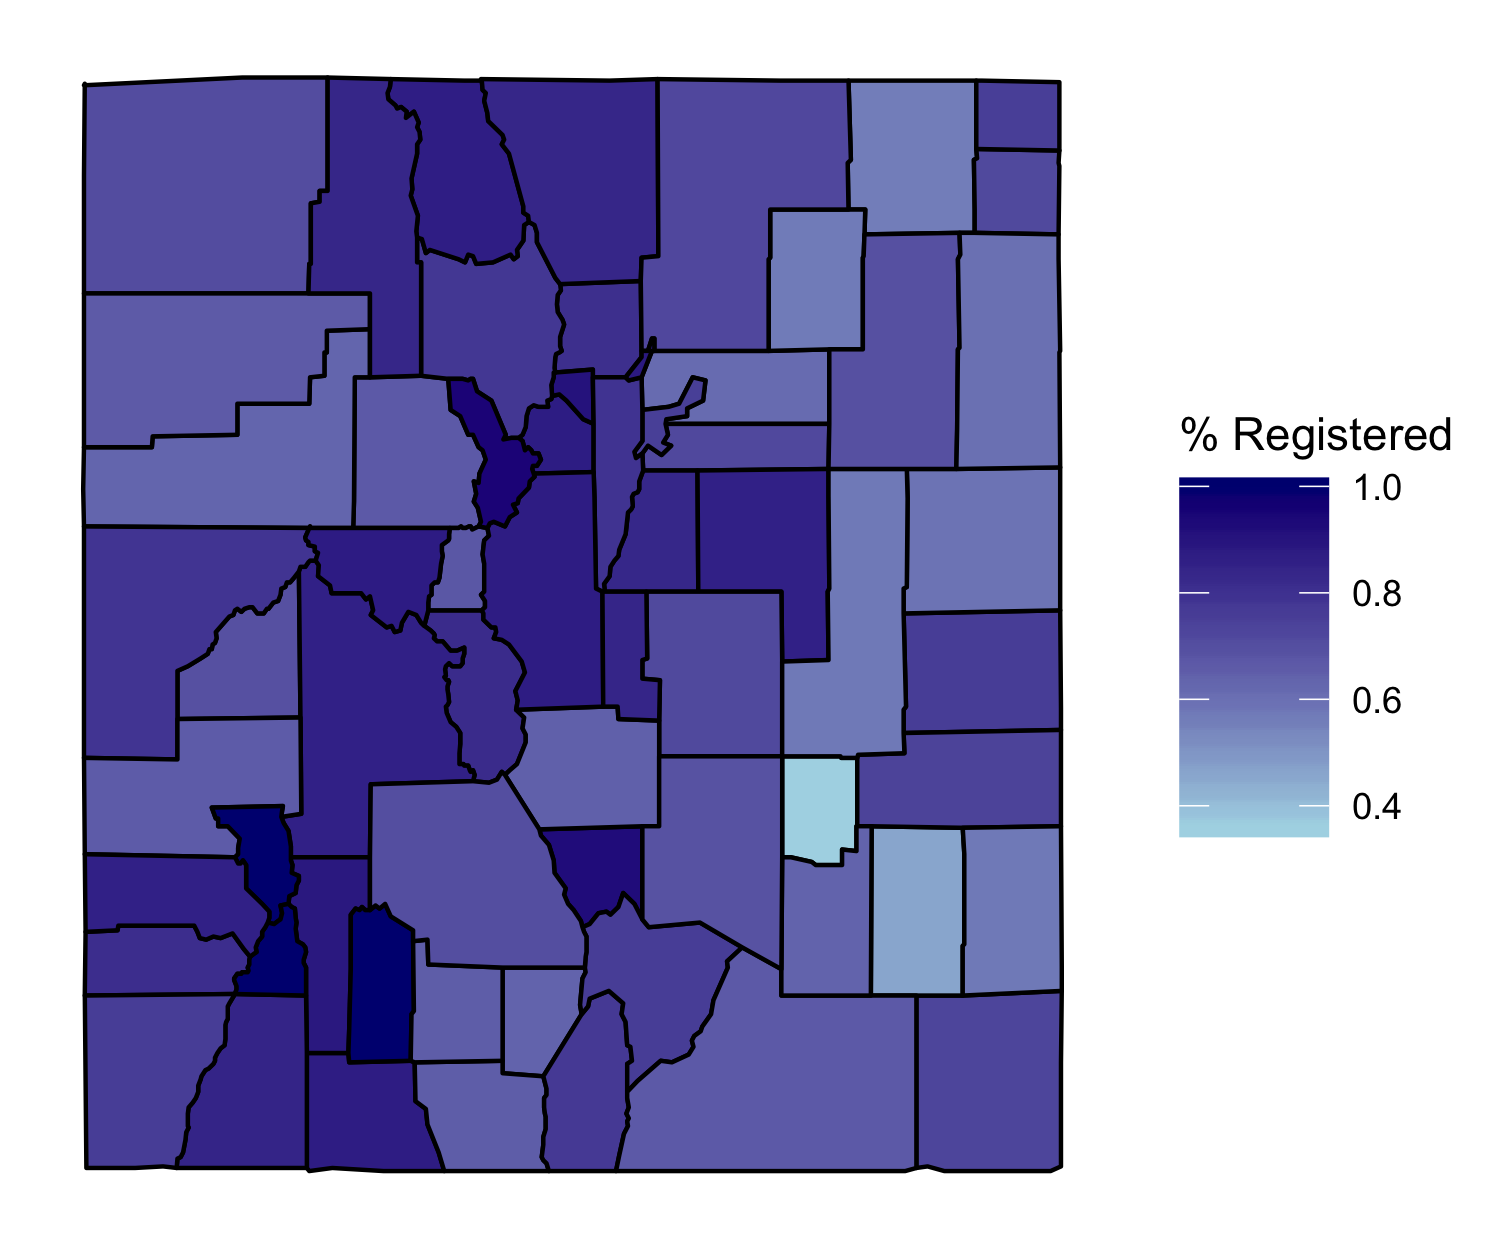

Reproduce this figure in R.
library(tidyverse)
library(lubridate)
library(knitr)
library(plotly)
library(maps)
library(knitr)
library(xtable)
library(mapproj)
library(RColorBrewer)
setwd("/Users/tdounias/Desktop/Reed_Senior_Thesis/Data_and_results")

#Map Data
col <- map_data("county") %>%
  filter(region == 'colorado')

#Read in data
colorado_pop_stats <- read_csv("data/colorado_demographic_stats_by_county.csv")

colorado_pop_stats$COUNTY <- tolower(colorado_pop_stats$COUNTY)

colorado_pop_stats$PCT_REGISTERED[colorado_pop_stats$PCT_REGISTERED >= 1] <- 1

pct_reg_map <- merge(col, colorado_pop_stats, by.x = "subregion", by.y = "COUNTY")

ggplot(pct_reg_map, mapping = aes(long, lat, group = group, fill = PCT_REGISTERED)) +
  scale_fill_gradient(low = "light blue", high = "navy blue") +
  geom_polygon(color = "black") +
  theme(legend.title = element_text(),
        legend.key.width = unit(.5, "in")) +
  labs(fill = "% Registered") + 
  theme(axis.line=element_blank(),
        axis.text.x=element_blank(),
        axis.text.y=element_blank(),
        axis.ticks=element_blank(),
        axis.title.x=element_blank(),
        axis.title.y=element_blank(),
        panel.background=element_blank(),
        panel.border=element_blank(),
        panel.grid.major=element_blank(),
        panel.grid.minor=element_blank(),
        plot.background=element_blank()) +
  ggsave("pct_registered_county_map.png", width = 5.00, height = 4.20) 

